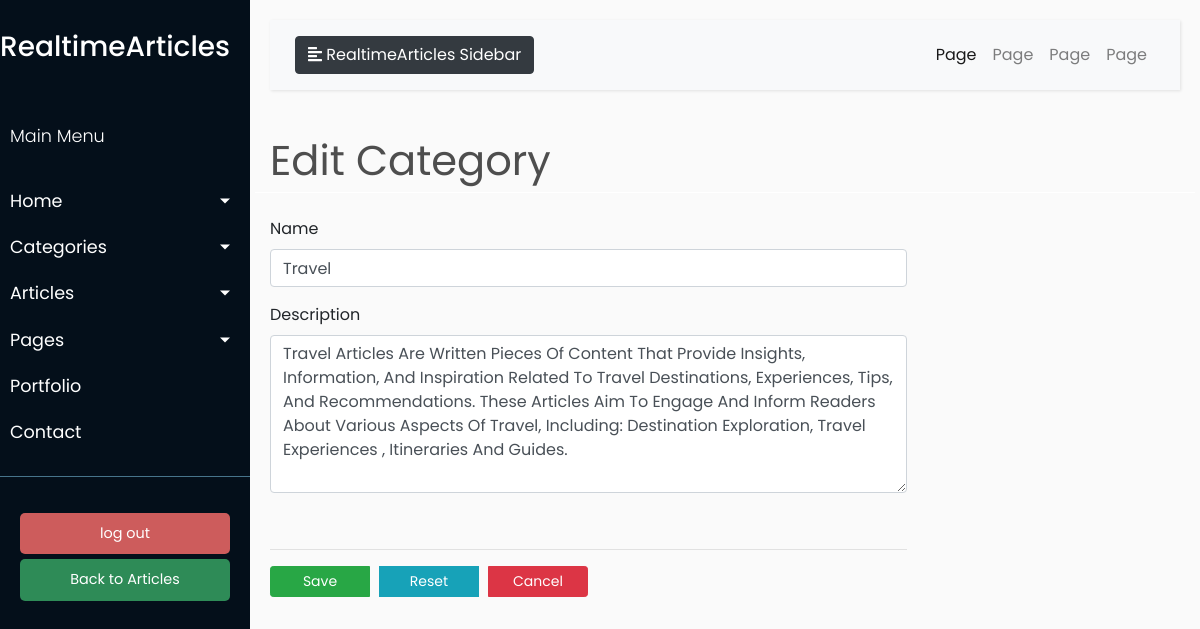
/edit_category/3 (signed in), run on the app's committed database.
### models/models.py (models this page shows, shortened)
class Category(db.Model):
    __tablename__ = 'category'
    id = db.Column(db.Integer, primary_key=True)
    name = db.Column(db.String(50), unique=True, nullable=False)
    description = db.Column(db.Text)

### blueprints/article.py (the view, shortened to what this page needs)
@article.route('/edit_category/<int:category_id>', methods=['GET', 'POST'])
@login_required
def edit_category(category_id):
    title = "Edit Category"
    category = Category.query.get_or_404(category_id)
    form = CategoryForm(obj=category)
    return render_template('admin/category/edit_category.html',
                           title=title, form=form, category=category)

### forms.py
class CategoryForm(FlaskForm):
    name = StringField('Name', validators=[DataRequired(), Length(max=50)])
    description = TextAreaField('Description', render_kw={"rows": 6})  # Set rows attribute to 4

### app.py (called while the page is built)
@login.user_loader
def load_user(user_id):
    return User.query.get(int(user_id))

### templates/admin/category/edit_category.html (shortened to what this page needs)
{% extends "admin/base.html" %}
{% block content %}
    <div class="row" style="color: #4e4e4e; font-style: 'Poppins'; font-size: 2.6rem; ">
        <div class="col-md-12" style=" border-bottom: 1px solid white;">{{ title }}</div>
    </div>
    <br>
    <div style="width: 70%;">
        <form method="post" action="">
            <div class="form-group">
                {{ form.name.label(class="form-control-label") }}
                {{ form.name(class="form-control") }}
            </div>
            <div class="form-group">
                {{ form.description.label(class="form-control-label") }}
                {{ form.description(class="form-control") }}
            </div>
            <br>
            <hr>
            <div class="btn-group">
                <button type="submit" class="btn btn-success btn-sm" style="margin-right: 10px; width: 100px">Save
                </button>
                <button type="reset" class="btn btn-info btn-sm" style="margin-right: 10px;  width: 100px">Reset
                </button>
                <a href="{{ url_for('article.category_list') }}" class="btn btn-danger btn-sm"
                   style="margin-right: 10px;  width: 100px"">Cancel</a>
            </div>
        </form>
    </div>
{% endblock content %}

### static/css/admin_css/style.css (style rules this page uses)
body { font-family: 'Poppins', sans-serif; background: #fafafa; }
a, a:hover, a:focus { color: inherit; text-decoration: none; transition: all 0.3s; }

### data on the page
Category: name "Travel", description "Travel Articles Are Written Pieces Of Content That Provide Insights, Information, And Inspiration Related To Travel Destinations, Experiences, Tips, And Recommendations. These Articles Aim To Engage And Inform Readers About Various Aspects Of Travel, Including: Destination Exploration, Travel Experiences , Itineraries And Guides."

### other printed values
{{ title }} "Edit Category"
